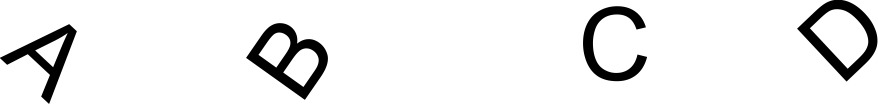
#> input picture OCR/testSudut.png, 878 x 104 px
$ python -i TrainAndTest.py   (imports and definitions only)   (older library calls are emulated)
#> lines starting #> are read from the running program, lines starting #| are printed output that depends on the picture; after the words box and inside, x2 and y2 are one past the last pixel; in counts of white or black regions, pixels touching at a corner belong together
#> further down, picture is the input picture: shape (104, 878, 3); min 0, max 255, mean 235.2
# TrainAndTest.py

import cv2
import numpy as np
import operator
import os
import argparse

ap = argparse.ArgumentParser()
# [6 lines not run here, left out]

# module level variables ##########################################################################
MIN_CONTOUR_AREA = 150

RESIZED_IMAGE_WIDTH = 20
RESIZED_IMAGE_HEIGHT = 30

###################################################################################################
class ContourWithData():

    # member variables ############################################################################
    npaContour = None           # contour
    boundingRect = None         # bounding rect for contour
    intRectX = 0                # bounding rect top left corner x location
    intRectY = 0                # bounding rect top left corner y location
    intRectWidth = 0            # bounding rect width
    intRectHeight = 0           # bounding rect height
    fltArea = 0.0               # area of contour

    # [6 lines left out: function calculateRectTopLeftPointAndWidthAndHeight, not called in this run]

    def checkIfContourIsValid(self):                            # this is oversimplified, for a production grade program
        if self.fltArea < MIN_CONTOUR_AREA: return False        # much better validity checking would be necessary
        return True

###################################################################################################

def skew(image):
    # convert the image to grayscale and flip the foreground
    # and background to ensure foreground is now "white" and
    # the background is "black"
    gray = cv2.cvtColor(image, cv2.COLOR_BGR2GRAY)
    gray = cv2.bitwise_not(gray)
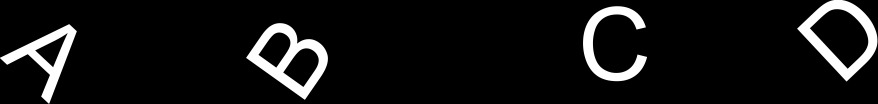
#> gray: shape (104, 878); min 0, max 255, mean 19.8

    # threshold the image, setting all foreground pixels to
    # 255 and all background pixels to 0
    thresh = cv2.threshold(gray, 0, 255,
    	cv2.THRESH_BINARY | cv2.THRESH_OTSU)[1]
#> thresh: shape (104, 878); 7.8% white; 4 white regions, box (x1, y1, x2, y2) and area: (246, 23, 328, 100) 2113, (797, 0, 877, 81) 1905, (0, 24, 77, 103) 1570, (583, 6, 647, 81) 1542

    # grab the (x, y) coordinates of all pixel values that
    # are greater than zero, then use these coordinates to
    # compute a rotated bounding box that contains all
    # coordinates
    coords = np.column_stack(np.where(thresh > 0))
#> coords = 7130 pairs, first value 0 to 102, second value 0 to 876
    angle = cv2.minAreaRect(coords)[-1]
#> angle = -88.1
    # the `cv2.minAreaRect` function returns values in the
    # range [-90, 0); as the rectangle rotates clockwise the
    # returned angle trends to 0 -- in this special case we
    # need to add 90 degrees to the angle
    if angle < -45:
    	angle = -(90 + angle)
#> angle = -1.9

    # otherwise, just take the inverse of the angle to make
    # it positive
    else:
    	angle = -angle

    # rotate the image to deskew it
    (h, w) = image.shape[:2]
#> h = 104; w = 878
    center = (w // 2, h // 2)
#> center = (439, 52)
    M = cv2.getRotationMatrix2D(center, angle, 1.0)
#> M = [[0.999, -0.0331, 1.96], [0.0331, 0.999, -14.49]]
    rotated = cv2.warpAffine(image, M, (w, h), flags=cv2.INTER_CUBIC, borderMode=cv2.BORDER_REPLICATE)
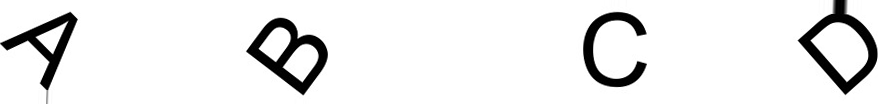
#> rotated: shape (104, 878, 3); min 0, max 255, mean 234.7
    return rotated

# [104 lines left out: function main, not called in this run]

###################################################################################################
# [2 lines not run here, left out]
# end if

>>> import cv2
>>> picture = cv2.imread('testSudut.png')
>>> result = skew(picture)

$ run again, on OCR/1MiringK.png
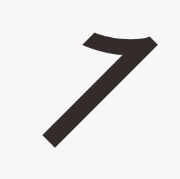
#> input picture OCR/1MiringK.png, 180 x 179 px
#> picture is the input picture: shape (179, 180, 3); mean B, G, R 226.3, 226.5, 227.3
#> in skew, `thresh = cv2.threshold(gray, 0, 255, cv2.THRESH_BINARY | cv2.THRESH_OT..`:
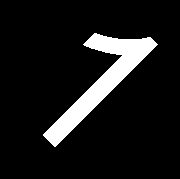
#> thresh: shape (179, 180); 10% white; 1 white region, box (x1, y1, x2, y2) and area: (43, 33, 158, 147) 3227
#> coords = 3227 pairs, first value 33 to 146, second value 43 to 157
#> in skew, `angle = cv2.minAreaRect(coords)[-1]`: angle = -45
#> in skew, `angle = -angle`: angle = 45
#> M = [[0.707, 0.707, -36.57], [-0.707, 0.707, 89.71]]
#> in skew, `rotated = cv2.warpAffine(image, M, (w, h), flags=cv2.INTER_CUBIC, bord..`:
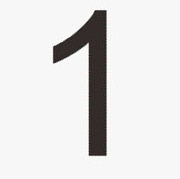
#> rotated: shape (179, 180, 3); mean B, G, R 226.3, 226.5, 227.3

$ run again, on OCR/4Miring.png
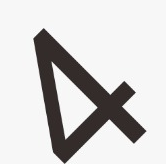
#> input picture OCR/4Miring.png, 166 x 164 px
#> picture is the input picture: shape (164, 166, 3); mean B, G, R 207, 207.4, 208.9
#> in skew, `thresh = cv2.threshold(gray, 0, 255, cv2.THRESH_BINARY | cv2.THRESH_OT..`:
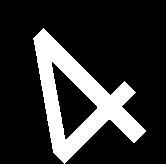
#> thresh: shape (164, 166); 19.4% white; 1 white region, box (x1, y1, x2, y2) and area: (33, 28, 146, 164) 5276
#> coords = 5276 pairs, first value 28 to 163, second value 33 to 145
#> in skew, `angle = cv2.minAreaRect(coords)[-1]`: angle = -75.26
#> in skew, `angle = -(90 + angle)`: angle = -14.74
#> M = [[0.967, -0.254, 23.6], [0.254, 0.967, -18.42]]
#> in skew, `rotated = cv2.warpAffine(image, M, (w, h), flags=cv2.INTER_CUBIC, bord..`:
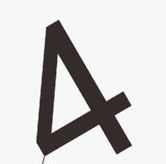
#> rotated: shape (164, 166, 3); mean B, G, R 207, 207.3, 208.8
